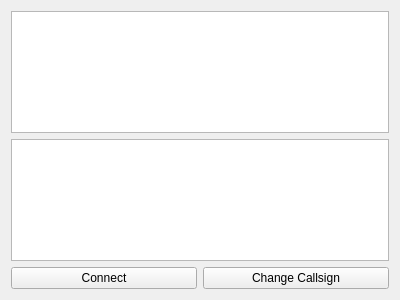
<?xml version="1.0" encoding="UTF-8"?>
<ui version="4.0">
 <class>ServerConnectDialog</class>
 <widget class="QWidget" name="ServerConnectDialog">
  <property name="geometry">
   <rect>
    <x>0</x>
    <y>0</y>
    <width>400</width>
    <height>300</height>
   </rect>
  </property>
  <property name="windowTitle">
   <string>Form</string>
  </property>
  <layout class="QVBoxLayout" name="verticalLayout">
   <item>
    <widget class="QPlainTextEdit" name="urlEdit"/>
   </item>
   <item>
    <widget class="QTextEdit" name="callsignEdit"/>
   </item>
   <item>
    <layout class="QHBoxLayout" name="horizontalLayout">
     <item>
      <widget class="QPushButton" name="connectButton">
       <property name="text">
        <string>Connect</string>
       </property>
      </widget>
     </item>
     <item>
      <widget class="QPushButton" name="callsignButton">
       <property name="text">
        <string>Change Callsign</string>
       </property>
      </widget>
     </item>
    </layout>
   </item>
  </layout>
 </widget>
 <resources/>
 <connections/>
</ui>
